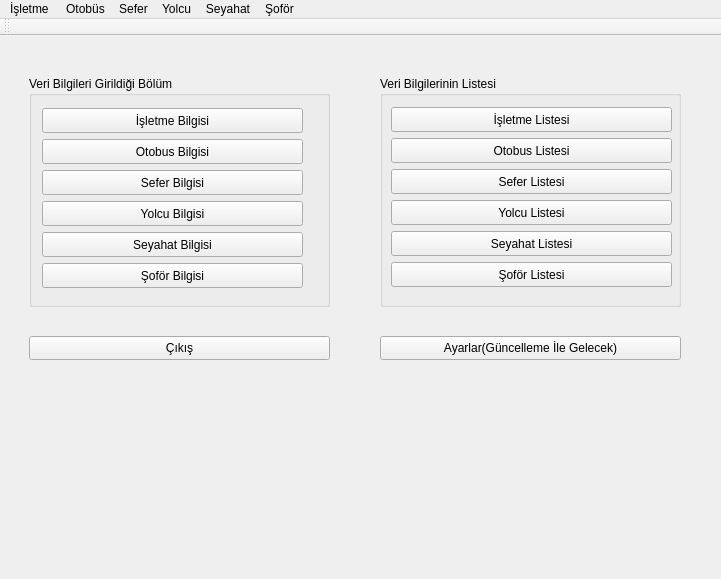
<?xml version="1.0" encoding="UTF-8"?>
<ui version="4.0">
 <class>OSOtobusSistemleri</class>
 <widget class="QMainWindow" name="OSOtobusSistemleri">
  <property name="geometry">
   <rect>
    <x>0</x>
    <y>0</y>
    <width>721</width>
    <height>579</height>
   </rect>
  </property>
  <property name="minimumSize">
   <size>
    <width>417</width>
    <height>363</height>
   </size>
  </property>
  <property name="windowTitle">
   <string>OSOtobusSistemleri</string>
  </property>
  <property name="windowIcon">
   <iconset resource="Kaynaklar.qrc">
    <normaloff>:/Resimler/Resimler/otobus.png</normaloff>:/Resimler/Resimler/otobus.png</iconset>
  </property>
  <property name="windowOpacity">
   <double>1.000000000000000</double>
  </property>
  <property name="toolTipDuration">
   <number>-1</number>
  </property>
  <property name="layoutDirection">
   <enum>Qt::LeftToRight</enum>
  </property>
  <property name="autoFillBackground">
   <bool>false</bool>
  </property>
  <property name="styleSheet">
   <string notr="true">background-image: url(:/Resimler/Resimler/kamilkoc.jpg);</string>
  </property>
  <property name="toolButtonStyle">
   <enum>Qt::ToolButtonIconOnly</enum>
  </property>
  <widget class="QWidget" name="centralwidget">
   <widget class="QPushButton" name="pushButton">
    <property name="geometry">
     <rect>
      <x>29</x>
      <y>300</y>
      <width>301</width>
      <height>24</height>
     </rect>
    </property>
    <property name="text">
     <string>Çıkış</string>
    </property>
    <property name="icon">
     <iconset resource="Kaynaklar.qrc">
      <normaloff>:/Resimler/Resimler/exit.png</normaloff>:/Resimler/Resimler/exit.png</iconset>
    </property>
   </widget>
   <widget class="QGroupBox" name="groupBox">
    <property name="geometry">
     <rect>
      <x>29</x>
      <y>40</y>
      <width>301</width>
      <height>231</height>
     </rect>
    </property>
    <property name="title">
     <string>Veri Bilgileri Girildiği Bölüm</string>
    </property>
    <widget class="QToolButton" name="tbIsletmeBilgisi">
     <property name="geometry">
      <rect>
       <x>13</x>
       <y>32</y>
       <width>261</width>
       <height>25</height>
      </rect>
     </property>
     <property name="text">
      <string>İşletme Bilgisi</string>
     </property>
     <property name="toolButtonStyle">
      <enum>Qt::ToolButtonTextBesideIcon</enum>
     </property>
    </widget>
    <widget class="QToolButton" name="tbSeyahatBilgisi">
     <property name="geometry">
      <rect>
       <x>13</x>
       <y>156</y>
       <width>261</width>
       <height>25</height>
      </rect>
     </property>
     <property name="text">
      <string>Seyahat Bilgisi</string>
     </property>
     <property name="toolButtonStyle">
      <enum>Qt::ToolButtonTextBesideIcon</enum>
     </property>
    </widget>
    <widget class="QToolButton" name="tbSoforBilgisi">
     <property name="geometry">
      <rect>
       <x>13</x>
       <y>187</y>
       <width>261</width>
       <height>25</height>
      </rect>
     </property>
     <property name="text">
      <string>Şoför Bilgisi</string>
     </property>
     <property name="toolButtonStyle">
      <enum>Qt::ToolButtonTextBesideIcon</enum>
     </property>
    </widget>
    <widget class="QToolButton" name="tbOtobusBilgisi">
     <property name="geometry">
      <rect>
       <x>13</x>
       <y>63</y>
       <width>261</width>
       <height>25</height>
      </rect>
     </property>
     <property name="text">
      <string>Otobus Bilgisi</string>
     </property>
     <property name="toolButtonStyle">
      <enum>Qt::ToolButtonTextBesideIcon</enum>
     </property>
    </widget>
    <widget class="QToolButton" name="tbYolcuBilgisi">
     <property name="geometry">
      <rect>
       <x>13</x>
       <y>125</y>
       <width>261</width>
       <height>25</height>
      </rect>
     </property>
     <property name="text">
      <string>Yolcu Bilgisi</string>
     </property>
     <property name="toolButtonStyle">
      <enum>Qt::ToolButtonTextBesideIcon</enum>
     </property>
    </widget>
    <widget class="QToolButton" name="tbSeferBilgisi">
     <property name="geometry">
      <rect>
       <x>13</x>
       <y>94</y>
       <width>261</width>
       <height>25</height>
      </rect>
     </property>
     <property name="text">
      <string>Sefer Bilgisi</string>
     </property>
     <property name="toolButtonStyle">
      <enum>Qt::ToolButtonTextBesideIcon</enum>
     </property>
    </widget>
   </widget>
   <widget class="QGroupBox" name="groupBox_2">
    <property name="geometry">
     <rect>
      <x>380</x>
      <y>40</y>
      <width>301</width>
      <height>231</height>
     </rect>
    </property>
    <property name="title">
     <string>Veri Bilgilerinin Listesi</string>
    </property>
    <widget class="QToolButton" name="tbYolcuListesi">
     <property name="geometry">
      <rect>
       <x>11</x>
       <y>124</y>
       <width>281</width>
       <height>25</height>
      </rect>
     </property>
     <property name="text">
      <string>Yolcu Listesi</string>
     </property>
     <property name="toolButtonStyle">
      <enum>Qt::ToolButtonTextBesideIcon</enum>
     </property>
    </widget>
    <widget class="QToolButton" name="tbIsletmeListesi">
     <property name="geometry">
      <rect>
       <x>11</x>
       <y>31</y>
       <width>281</width>
       <height>25</height>
      </rect>
     </property>
     <property name="text">
      <string>İşletme Listesi</string>
     </property>
     <property name="toolButtonStyle">
      <enum>Qt::ToolButtonTextBesideIcon</enum>
     </property>
    </widget>
    <widget class="QToolButton" name="tbOtobusListesi">
     <property name="geometry">
      <rect>
       <x>11</x>
       <y>62</y>
       <width>281</width>
       <height>25</height>
      </rect>
     </property>
     <property name="text">
      <string>Otobus Listesi</string>
     </property>
     <property name="toolButtonStyle">
      <enum>Qt::ToolButtonTextBesideIcon</enum>
     </property>
    </widget>
    <widget class="QToolButton" name="tbSeferListesi">
     <property name="geometry">
      <rect>
       <x>11</x>
       <y>93</y>
       <width>281</width>
       <height>25</height>
      </rect>
     </property>
     <property name="text">
      <string>Sefer Listesi</string>
     </property>
     <property name="toolButtonStyle">
      <enum>Qt::ToolButtonTextBesideIcon</enum>
     </property>
    </widget>
    <widget class="QToolButton" name="tbSoforListesi">
     <property name="geometry">
      <rect>
       <x>11</x>
       <y>186</y>
       <width>281</width>
       <height>25</height>
      </rect>
     </property>
     <property name="text">
      <string>Şoför Listesi</string>
     </property>
     <property name="toolButtonStyle">
      <enum>Qt::ToolButtonTextBesideIcon</enum>
     </property>
    </widget>
    <widget class="QToolButton" name="tbSeayahatListesi">
     <property name="geometry">
      <rect>
       <x>11</x>
       <y>155</y>
       <width>281</width>
       <height>25</height>
      </rect>
     </property>
     <property name="text">
      <string>Seyahat Listesi</string>
     </property>
     <property name="toolButtonStyle">
      <enum>Qt::ToolButtonTextBesideIcon</enum>
     </property>
    </widget>
   </widget>
   <widget class="QPushButton" name="pushButton_2">
    <property name="geometry">
     <rect>
      <x>380</x>
      <y>300</y>
      <width>301</width>
      <height>24</height>
     </rect>
    </property>
    <property name="text">
     <string>Ayarlar(Güncelleme İle Gelecek)</string>
    </property>
   </widget>
  </widget>
  <widget class="QMenuBar" name="menubar">
   <property name="geometry">
    <rect>
     <x>0</x>
     <y>0</y>
     <width>721</width>
     <height>21</height>
    </rect>
   </property>
   <widget class="QMenu" name="menu_letme_Bilgisi">
    <property name="title">
     <string>İşletme </string>
    </property>
   </widget>
   <widget class="QMenu" name="menuOtob_s">
    <property name="title">
     <string>Otobüs</string>
    </property>
   </widget>
   <widget class="QMenu" name="menuSefer">
    <property name="title">
     <string>Sefer</string>
    </property>
   </widget>
   <widget class="QMenu" name="menuYolcu">
    <property name="title">
     <string>Yolcu</string>
    </property>
   </widget>
   <widget class="QMenu" name="menuSeyahat">
    <property name="title">
     <string>Seyahat</string>
    </property>
   </widget>
   <widget class="QMenu" name="menu_of_r">
    <property name="title">
     <string>Şoför</string>
    </property>
   </widget>
   <addaction name="menu_letme_Bilgisi"/>
   <addaction name="menuOtob_s"/>
   <addaction name="menuSefer"/>
   <addaction name="menuYolcu"/>
   <addaction name="menuSeyahat"/>
   <addaction name="menu_of_r"/>
  </widget>
  <widget class="QToolBar" name="tbMenu">
   <property name="windowTitle">
    <string>toolBar</string>
   </property>
   <attribute name="toolBarArea">
    <enum>TopToolBarArea</enum>
   </attribute>
   <attribute name="toolBarBreak">
    <bool>false</bool>
   </attribute>
  </widget>
  <action name="action_letme_Sistemi">
   <property name="text">
    <string>İşletme Bilgisi</string>
   </property>
  </action>
  <action name="action_letme_Sistemi_2">
   <property name="text">
    <string>İşletme Sistemi</string>
   </property>
  </action>
  <action name="actionOtob_s_Bilgisi">
   <property name="text">
    <string>Otobüs Bilgisi</string>
   </property>
  </action>
  <action name="actionOtob_s_Listesi">
   <property name="text">
    <string>Otobüs Listesi</string>
   </property>
  </action>
  <action name="actionSefer_Bilgisi">
   <property name="text">
    <string>Sefer Bilgisi</string>
   </property>
  </action>
  <action name="actionSefer_Listesi">
   <property name="text">
    <string>Sefer Listesi</string>
   </property>
  </action>
  <action name="actionYolcu_Bilgisi">
   <property name="text">
    <string>Yolcu Bilgisi</string>
   </property>
  </action>
  <action name="actionYolcu_Listesi">
   <property name="text">
    <string>Yolcu Listesi</string>
   </property>
  </action>
  <action name="actionSeyhat_Bilgisi">
   <property name="text">
    <string>Seyhat Bilgisi</string>
   </property>
  </action>
  <action name="actionSeyahat_Listesi">
   <property name="text">
    <string>Seyahat Listesi</string>
   </property>
  </action>
  <action name="action_of_r_Bilgisi">
   <property name="text">
    <string>Şoför Bilgisi</string>
   </property>
  </action>
  <action name="action_of_r_Listesi">
   <property name="text">
    <string>Şoför Listesi</string>
   </property>
  </action>
 </widget>
 <resources>
  <include location="Kaynaklar.qrc"/>
 </resources>
 <connections>
  <connection>
   <sender>pushButton</sender>
   <signal>clicked()</signal>
   <receiver>OSOtobusSistemleri</receiver>
   <slot>close()</slot>
   <hints>
    <hint type="sourcelabel">
     <x>663</x>
     <y>533</y>
    </hint>
    <hint type="destinationlabel">
     <x>319</x>
     <y>285</y>
    </hint>
   </hints>
  </connection>
 </connections>
</ui>
